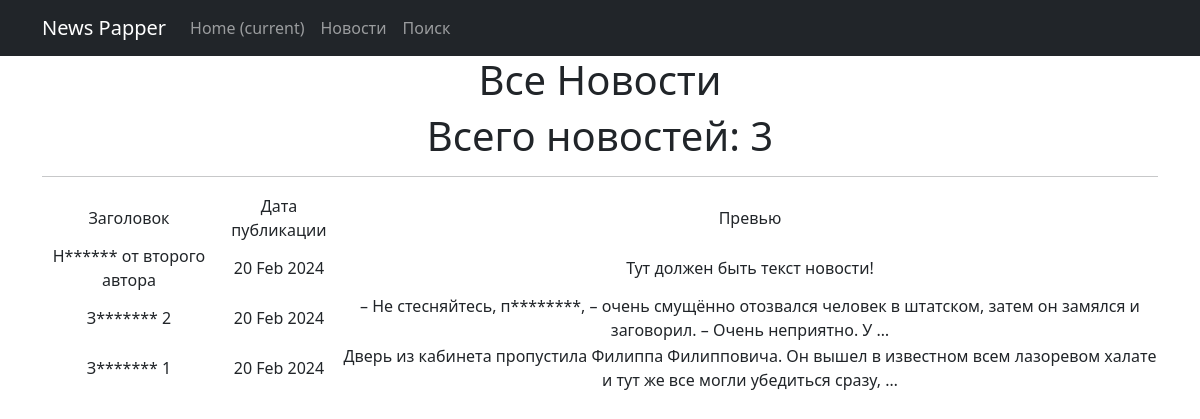
The page /news/ on the database as committed earlier.
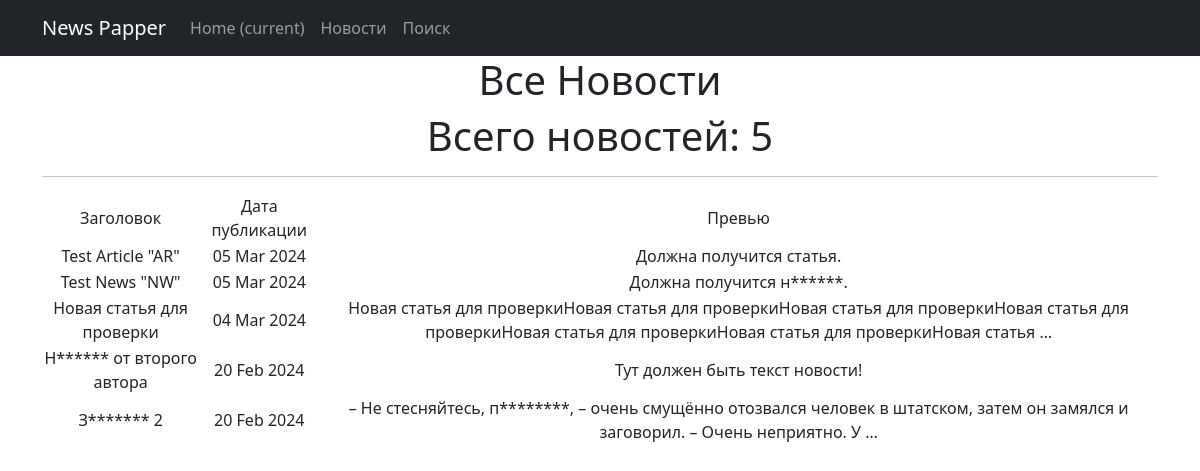
The same page on the database as committed later.
### news/models.py (models this page shows, shortened)
class Post(models.Model):
    author = models.ForeignKey(Author, on_delete=models.CASCADE)
    News = 'NW'
    Article = 'AR'
    CHOISE_CATEGORY = [
        (News, 'Новость'),
        (Article, 'Статья')
    ]
    categoryType = models.CharField(max_length=2, choices=CHOISE_CATEGORY, default=News)
    dateCreation = models.DateTimeField(auto_now_add=True)
    postCategory = models.ManyToManyField(Category, through='PostCategory')
    title = models.CharField(max_length=128)
    text = models.TextField()
    rating = models.SmallIntegerField(default=0)

### news/views.py (the view)
# urls.py: path('', PostList.as_view(), name='post_list'),
class PostList(ListView):
    model = Post
    ordering = '-dateCreation'
    template_name = 'all_news.html'
    context_object_name = 'all_news'
    paginate_by = 5

### news/templatetags/custom_filters.py (called while the page is built)
@register.filter()
def censor(text):
    text = str(text)
    _dict = ["новость", "заглавие", "профессор"]
    for word in _dict:
        w = word.lower()
        text = text.replace(w, w[0]+'*'*(len(w)-1))
        text = text.replace(w.title(), w.title()[0]+'*'*(len(w)-1))
    return text

### templates/all_news.html (shortened to what this page needs)
{% extends 'flatpages/default.html' %}
{% load custom_filters %}
{% block content %}
    <h1>Все Новости</h1>
    <h1>Всего новостей: {{ all_news|length }}</h1>
    <hr>
    {% if all_news %}
        <table>
            <tr>
                <td>Заголовок</td>
                <td>Дата публикации</td>
                <td>Превью</td>
            </tr>
            {% for Post in all_news %}
            <tr>
                <td>{{ Post.title|censor }}</td>
                <td>{{ Post.dateCreation|date:'d M Y' }}</td>
                <td>{{ Post.text|truncatewords:20|censor }}</td>
            </tr>
            {% endfor %}
        </table>
    {% else %}
        <h2>Отсутствие новостей, тоже хорошая новость!</h2>
    {% endif %}
{% endblock content %}

### templates/flatpages/default.html (shortened to what this page needs)
<!DOCTYPE html>
<html lang="en">
    <head>
        {% load static %}
        <link href="{% static 'css/styles.css' %}" rel="stylesheet" />
    </head>
    <body>
        <nav class="navbar navbar-expand-lg navbar-dark bg-dark static-top">
            <div class="container">
                <a class="navbar-brand" href="#">News Papper</a>
                <div class="collapse navbar-collapse" id="navbarResponsive">
                    <ul class="navbar-nav ml-auto">
                        <li class="nav-item active">
                            <a class="nav-link" href="#">Home
                                <span class="sr-only">(current)</span>
                            </a>
                        </li>
                        <li class="nav-item">
                            <a class="nav-link" href="/news/">Новости</a>
                        </li>
                        <li class="nav-item">
                            <a class="nav-link" href="/news/search/">Поиск</a>
                    </ul>
                </div>
            </div>
        </nav>
        <div class="container">
            <div class="row">
                <div class="col-lg-12 text-center">
                    {% block content %}{% endblock content %}
                </div>
            </div>
        </div>
    </body>
</html>

Rows that differ between the two databases and show on the page:
no longer on this page (row unchanged): Post: title|censor "З******* 1", dateCreation "20 Feb 2024", text|censor "Дверь из кабинета пропустила Филиппа Филипповича. Он вышел в известном всем лазоревом халате и тут же все могли убедиться сразу, …"
added Post: title|censor "Test Article \"AR\"", dateCreation "05 Mar 2024", text|censor "Должна получится статья."
added Post: title|censor "Test News \"NW\"", dateCreation "05 Mar 2024", text|censor "Должна получится н******."
added Post: title|censor "Новая статья для проверки", dateCreation "04 Mar 2024", text|censor "Новая статья для проверкиНовая статья для проверкиНовая статья для проверкиНовая статья для проверкиНовая статья для проверкиНовая статья для проверкиНовая статья …"
Other text that changed with them:
{{ all_news|length }}: "3" → "5"
